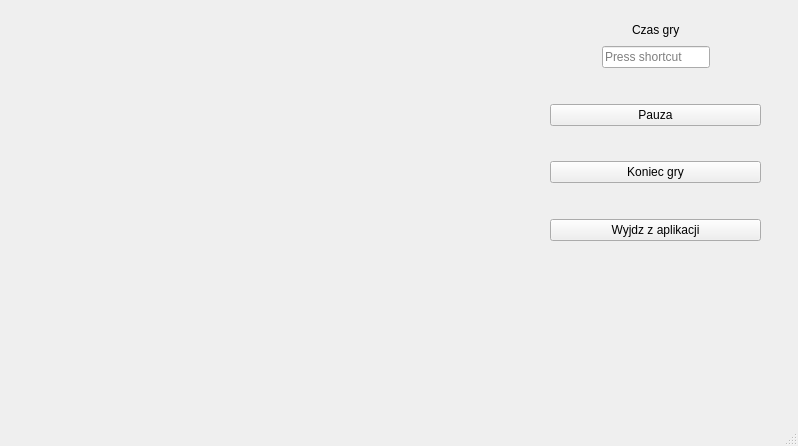
<?xml version="1.0" encoding="UTF-8"?>
<ui version="4.0">
 <class>MainWindow</class>
 <widget class="QMainWindow" name="MainWindow">
  <property name="geometry">
   <rect>
    <x>0</x>
    <y>0</y>
    <width>798</width>
    <height>446</height>
   </rect>
  </property>
  <property name="windowTitle">
   <string>MainWindow</string>
  </property>
  <widget class="QWidget" name="centralwidget">
   <widget class="QWidget" name="verticalLayoutWidget">
    <property name="geometry">
     <rect>
      <x>0</x>
      <y>0</y>
      <width>531</width>
      <height>401</height>
     </rect>
    </property>
    <layout class="QVBoxLayout" name="verticalLayout">
     <item>
      <widget class="QWidget" name="widget" native="true"/>
     </item>
    </layout>
   </widget>
   <widget class="QWidget" name="verticalLayoutWidget_2">
    <property name="geometry">
     <rect>
      <x>550</x>
      <y>20</y>
      <width>211</width>
      <height>221</height>
     </rect>
    </property>
    <layout class="QVBoxLayout" name="verticalLayout_2">
     <item>
      <layout class="QHBoxLayout" name="horizontalLayout_2">
       <item>
        <spacer name="horizontalSpacer_3">
         <property name="orientation">
          <enum>Qt::Horizontal</enum>
         </property>
         <property name="sizeHint" stdset="0">
          <size>
           <width>40</width>
           <height>20</height>
          </size>
         </property>
        </spacer>
       </item>
       <item>
        <widget class="QLabel" name="label">
         <property name="text">
          <string>Czas gry</string>
         </property>
        </widget>
       </item>
       <item>
        <spacer name="horizontalSpacer_4">
         <property name="orientation">
          <enum>Qt::Horizontal</enum>
         </property>
         <property name="sizeHint" stdset="0">
          <size>
           <width>40</width>
           <height>20</height>
          </size>
         </property>
        </spacer>
       </item>
      </layout>
     </item>
     <item>
      <layout class="QHBoxLayout" name="horizontalLayout_3">
       <item>
        <spacer name="horizontalSpacer">
         <property name="orientation">
          <enum>Qt::Horizontal</enum>
         </property>
         <property name="sizeHint" stdset="0">
          <size>
           <width>40</width>
           <height>20</height>
          </size>
         </property>
        </spacer>
       </item>
       <item>
        <widget class="QKeySequenceEdit" name="keySequenceEdit"/>
       </item>
       <item>
        <spacer name="horizontalSpacer_2">
         <property name="orientation">
          <enum>Qt::Horizontal</enum>
         </property>
         <property name="sizeHint" stdset="0">
          <size>
           <width>40</width>
           <height>20</height>
          </size>
         </property>
        </spacer>
       </item>
      </layout>
     </item>
     <item>
      <spacer name="verticalSpacer">
       <property name="orientation">
        <enum>Qt::Vertical</enum>
       </property>
       <property name="sizeHint" stdset="0">
        <size>
         <width>20</width>
         <height>40</height>
        </size>
       </property>
      </spacer>
     </item>
     <item>
      <widget class="QPushButton" name="pushButton_2">
       <property name="text">
        <string>Pauza</string>
       </property>
      </widget>
     </item>
     <item>
      <spacer name="verticalSpacer_2">
       <property name="orientation">
        <enum>Qt::Vertical</enum>
       </property>
       <property name="sizeHint" stdset="0">
        <size>
         <width>20</width>
         <height>40</height>
        </size>
       </property>
      </spacer>
     </item>
     <item>
      <widget class="QPushButton" name="pushButton_3">
       <property name="text">
        <string>Koniec gry</string>
       </property>
      </widget>
     </item>
     <item>
      <spacer name="verticalSpacer_3">
       <property name="orientation">
        <enum>Qt::Vertical</enum>
       </property>
       <property name="sizeHint" stdset="0">
        <size>
         <width>20</width>
         <height>40</height>
        </size>
       </property>
      </spacer>
     </item>
     <item>
      <widget class="QPushButton" name="pushButton">
       <property name="text">
        <string>Wyjdz z aplikacji</string>
       </property>
      </widget>
     </item>
    </layout>
   </widget>
  </widget>
  <widget class="QMenuBar" name="menubar">
   <property name="geometry">
    <rect>
     <x>0</x>
     <y>0</y>
     <width>798</width>
     <height>22</height>
    </rect>
   </property>
  </widget>
  <widget class="QStatusBar" name="statusbar"/>
 </widget>
 <resources/>
 <connections/>
</ui>
